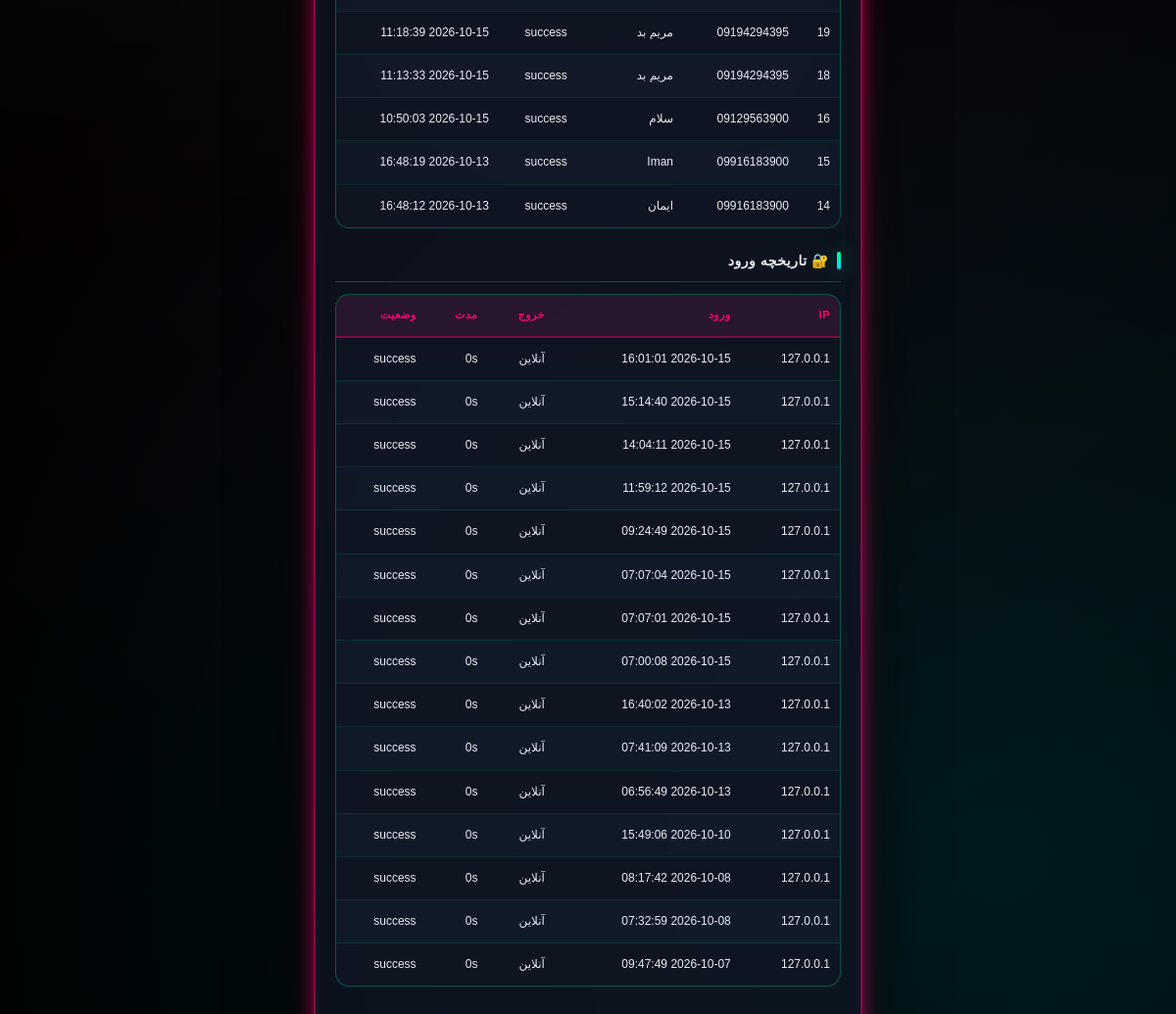
The page /admin/user/1 (signed in, lower part) on the database as committed earlier.
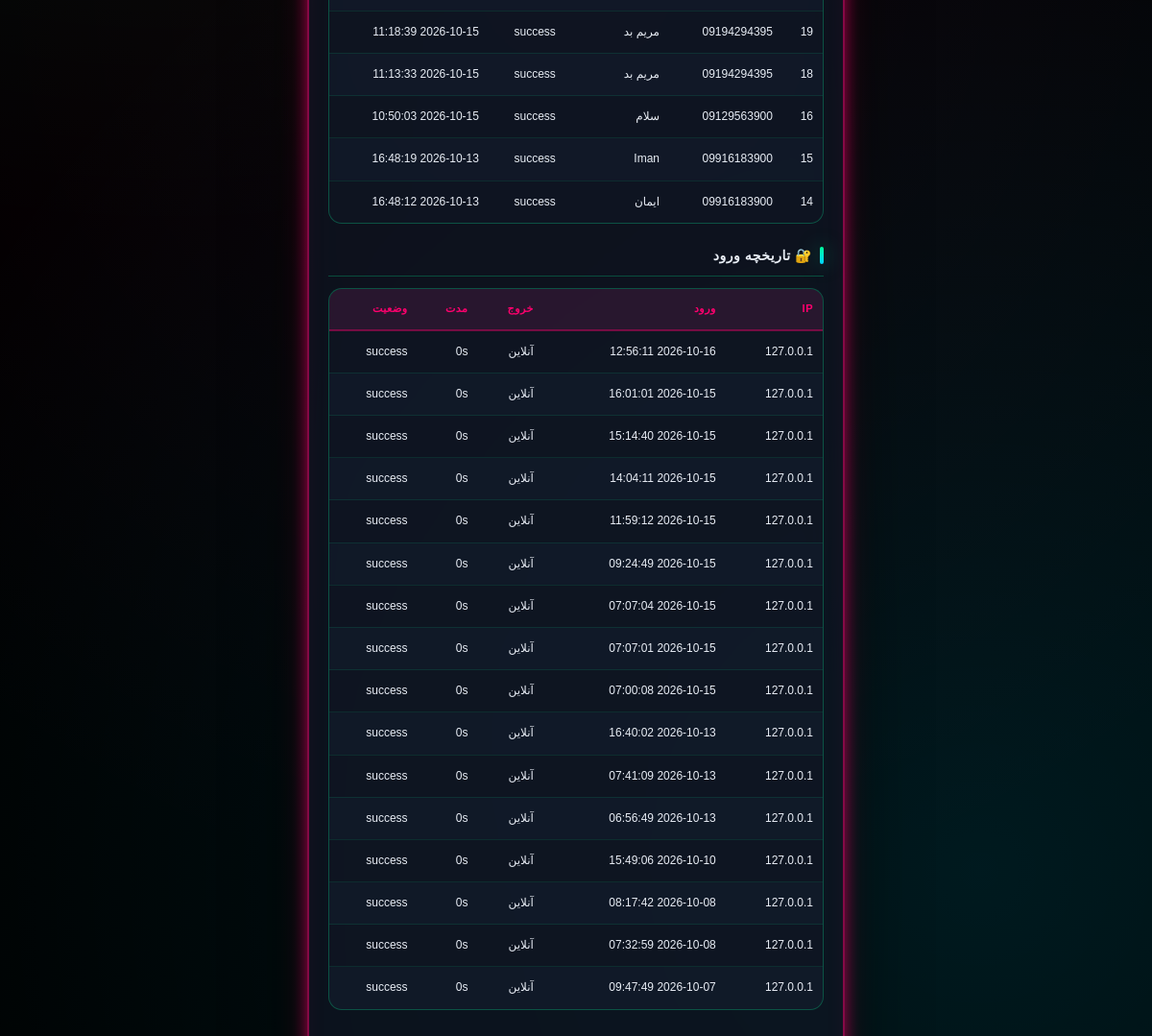
The same page on the database as committed later.
### tables this page shows
CREATE TABLE sent_sms (
        id INTEGER PRIMARY KEY AUTOINCREMENT,
        user_id INTEGER, phone TEXT, message TEXT, status TEXT,
        created_at TIMESTAMP DEFAULT CURRENT_TIMESTAMP);

CREATE TABLE login_logs (
        id INTEGER PRIMARY KEY AUTOINCREMENT,
        user_id INTEGER, username TEXT, ip TEXT, user_agent TEXT,
        login_time TIMESTAMP DEFAULT CURRENT_TIMESTAMP,
        logout_time TIMESTAMP, duration_seconds INTEGER DEFAULT 0,
        status TEXT DEFAULT 'success');

### app.py (the view)
@app.route("/admin/user/<int:user_id>")
@admin_required
def admin_user_detail(user_id):
    user = get_user(user_id)
    if not user:
        return "کاربر پیدا نشد", 404
    premium_status = get_premium_status(user_id)
    return render_template("admin_user_detail.html",
        user=user,
        user_sms=get_all_sms(100, user_id=user_id),
        user_logins=get_user_logins(user_id, limit=50),
        sms_count=count_sms(user_id=user_id),
        sms_left=sms_remaining(user_id),
        days_left=days_remaining(user_id),
        time_left=time_remaining_detailed(user_id),
        premium=premium_status)

### app.py (called while the page is built)
@app.context_processor
def inject_global_settings():
    try:
        if session.get("is_admin"):
            s = get_admin_settings()
        elif session.get("user_id"):
            s = get_user_settings(session["user_id"])
        else:
            s = {"avatar": None, "bg": None, "theme": "neon"}
    except Exception:
        s = {"avatar": None, "bg": None, "theme": "neon"}
    return {"current_settings": s}

@app.after_request
def _security_headers(response):
    if response.content_type and 'text/html' in response.content_type:
        response.headers["Cache-Control"] = "no-store, no-cache, must-revalidate, max-age=0"
        response.headers["Pragma"] = "no-cache"
        response.headers["Expires"] = "0"
    """هدرهای امنیتی"""
    response.headers["X-Content-Type-Options"] = "nosniff"
    response.headers["X-Frame-Options"] = "SAMEORIGIN"
    response.headers["X-XSS-Protection"] = "1; mode=block"
    response.headers["Referrer-Policy"] = "no-referrer"
    response.headers["Permissions-Policy"] = "geolocation=(), microphone=(), camera=()"
    return response

### database.py (called while the page is built)
def get_admin_settings():
    return get_user_settings(ADMIN_ID)

### templates/admin_user_detail.html (shortened to what this page needs)
<!DOCTYPE html>
<html lang="fa" dir="rtl">
<head><link rel="stylesheet" href="/static/style.css"><link href="https://cdn.jsdelivr.net/gh/rastikerdar/vazirmatn@v33.003/Vazirmatn-font-face.css" rel="stylesheet">
<link rel="stylesheet" href="/static/scroll-fix.css"><link rel="icon" type="image/png" href="/static/icons/icon-192.png"><link rel="apple-touch-icon" href="/static/apple-touch-icon.png"></head>
<body class="matrix-bg admin-view">
<div class="container">
    <div class="table-wrap">
        <table>
            {% for row in user_sms %}
            <tr><td>{{ row[0] }}</td><td>{{ row[2] }}</td><td>{{ row[3] }}</td><td>{{ row[4] }}</td><td>{{ row[5] }}</td></tr>
            {% endfor %}
        </table>
    </div>
    <h2 class="red-title">🔐 تاریخچه ورود</h2>
    <div class="table-wrap">
        <table>
            <tr><th>IP</th><th>ورود</th><th>خروج</th><th>مدت</th><th>وضعیت</th></tr>
            {% for row in user_logins %}
            <tr><td>{{ row[3] }}</td><td>{{ row[5] }}</td><td>{{ row[6] or 'آنلاین' }}</td><td>{{ row[7] }}s</td><td>{{ row[8] }}</td></tr>
            {% endfor %}
        </table>
    </div>
</div>
{% include "_global_bg.html" %}
</body></html>

Rows that differ between the two databases and show on the page:
added login_logs: ip "127.0.0.1", login_time "2026-10-16 12:56:11", row "آنلاین", duration_seconds "0", status "success"
